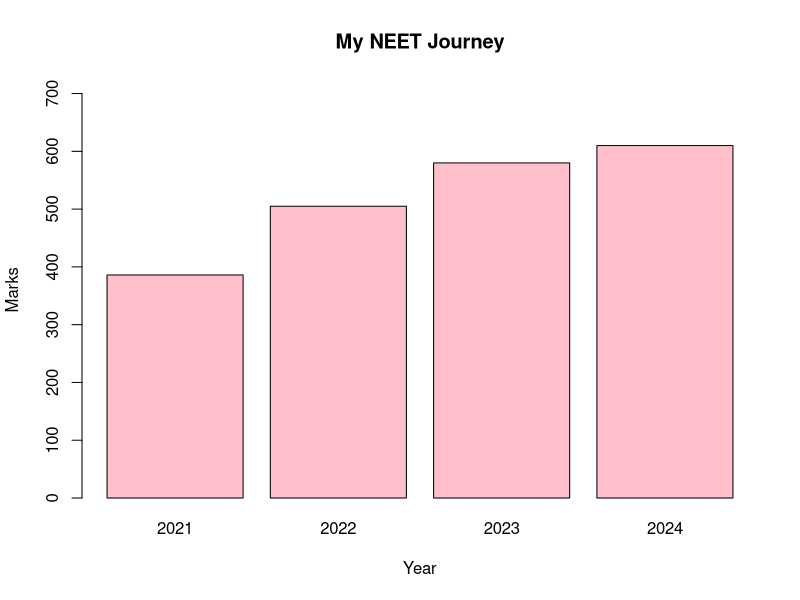

The R script that drew this image:
years <- c(2021, 2022, 2023, 2024)
marks <- c(386, 505, 580, 610)
neet_data <- data.frame(Year = years, Marks = marks)

barplot(neet_data$Marks, 
        names.arg = neet_data$Year, 
        col = "pink", 
        main = "My NEET Journey", 
        xlab = "Year", 
        ylab = "Marks", 
        ylim = c(0, 720))
